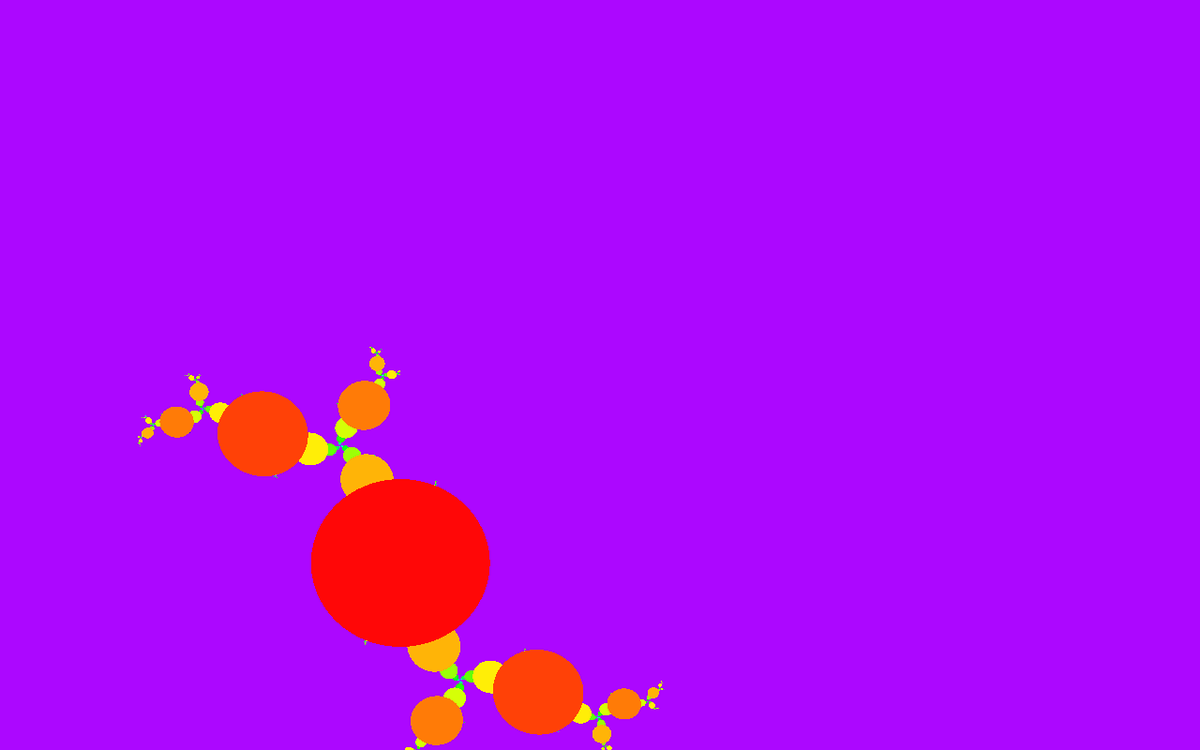
Frame 1 (no input)
Frame 60 (the mouse pressed at the canvas centre just before this capture): identical to frame 1, image omitted
Frame 120 (the mouse held since frame 60 and released just before this capture): blank canvas, image omitted

The Processing sketch that drew this single still picture (run headless with seeded random() and noise(); from frame 60 on, the mouse is pressed at the canvas centre):

// Processing sketch: JuliaColour
// ── JuliaColour.pde
int[] zoomVertex = new int[2];
pixelComplexPlain screen;
int maxIteration = 20;
complexNum c = new complexNum(0, -1);

class complexNum {
  float r, i;
  
  complexNum(float tr, float ti) {
    r = tr;
    i = ti;
  }
  
  float mag() {
    return sqrt(r*r+i*i);
  }
  
  complexNum squared() {
    float tr = r*r-i*i;
    float ti = 2*r*i;
    return new complexNum(tr, ti); 
  }
  
  complexNum plus(complexNum b) {
    return new complexNum(r+b.r, i+b.i);
  }
  
  void print() {
    println(str(r)+"+"+str(i)+"i");
  } 
}

class pixelComplexPlain {
  float rmin, rmax, imin, imax, cinc, iinc;
  int[][] pArray;
  
  pixelComplexPlain() {
    
    pArray = new int[width][height];
    defaultWindowSettings();
    
  }
  
  void defaultWindowSettings() {
    rmin = -2;
    rmax = 4;
    imin = -2;
    imax = 2;
    
    cinc = (rmax-rmin)/width;
    iinc = (imax-imin)/height;
    
    process();
    render();
  }
  
  void changeViewWindow(float x1, float y1, float x2, float y2) {
    rmax = rmin+x2*cinc;
    rmin = rmin+x1*cinc;
    imax = imin+y2*iinc;
    imin = imin+y1*iinc;
    
    cinc = (rmax-rmin)/width;
    iinc = (imax-imin)/height;
    println(cinc, iinc);
    
    process();
    render();
  }
  
  void process() {
    for (int x=0;x<width;x++) {
      for (int y=0;y<height;y++) {
        complexNum temp = new complexNum(rmin+x*cinc, imin+y*iinc);
        pArray[x][y] = (280/maxIteration)*convergenceTest(temp);
      }
    }
  }
  
  void render() {
    loadPixels();
    for (int x=0;x<width;x++) {
      for (int y=0;y<height;y++) {
        pixels[x + y * width] = color(pArray[x][y], 97, 100); 
      }
    }
    updatePixels();
  }
}

int convergenceTest(complexNum e) {
  complexNum z = e;
  boolean run = true;
  int speed = maxIteration;
  
  for (int i=0; i<maxIteration; i++) {
    if (run) {
      z = z.plus(c).squared();
      if (z.mag()>100) {
        run = false;
      } if (z.mag()<0.2) {
        run = false;
        speed=i;        
      }
    }    
  } 
  
  return speed;
}

void setup() {
  size(1280, 800);
  colorMode(HSB, 360, 100, 100);
  screen = new pixelComplexPlain();
}

void draw() {
  if (mousePressed) {
    screen.render();
    fill(0, 0);
    rect(zoomVertex[0], zoomVertex[1], mouseX-zoomVertex[0], mouseY-zoomVertex[1]);
  }
}

void mousePressed() {
  zoomVertex[0] = mouseX;
  zoomVertex[1] = mouseY;
}

void mouseReleased() {
  screen.changeViewWindow(zoomVertex[0], zoomVertex[1], mouseX, mouseY);
}

void keyPressed() {
  if (key == ' ') {
    screen.defaultWindowSettings();
  } if (key == 's') {
    c = c.plus(new complexNum(0.01, 0.01));
    screen.process();
    screen.render();
  }
}
